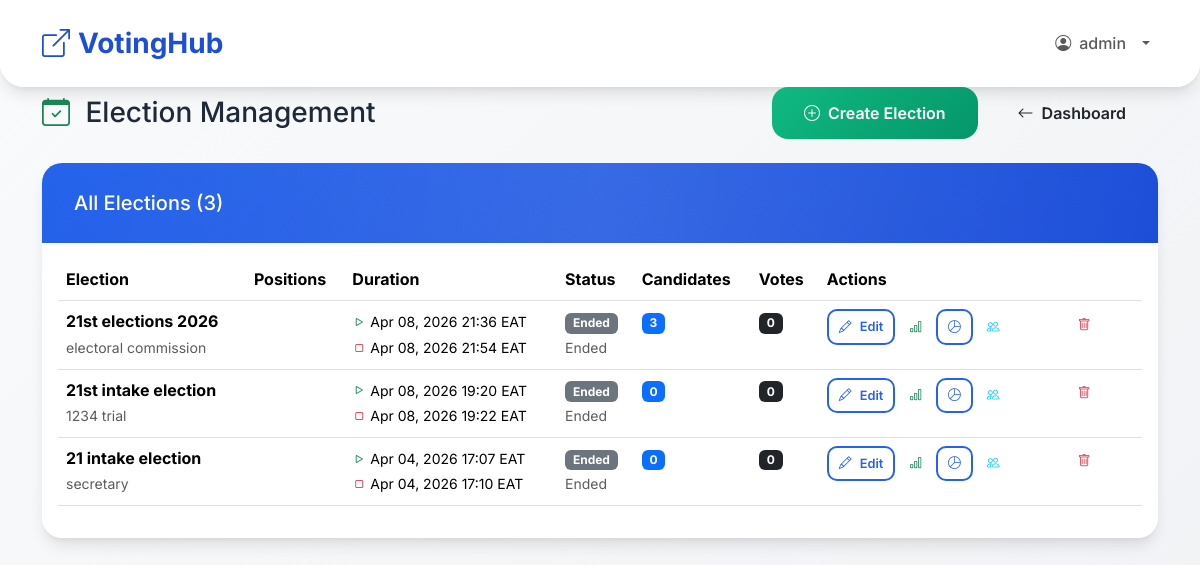
The page /polls/admin/elections/ (signed in) on the database as committed earlier.
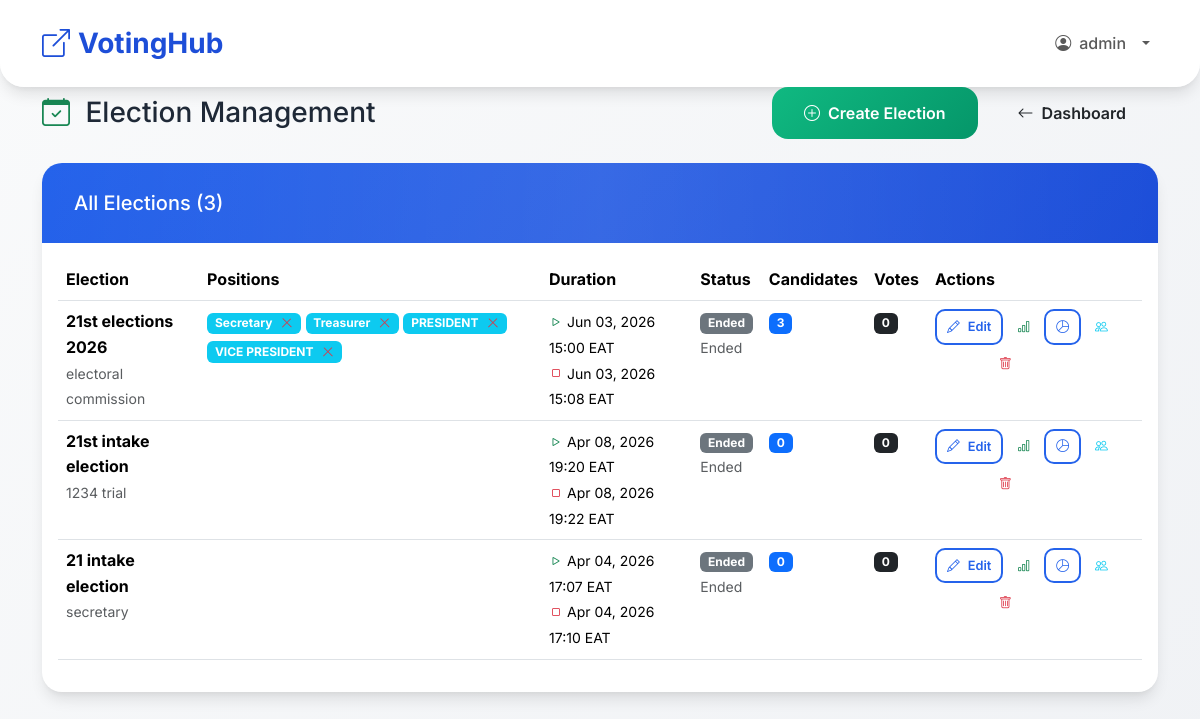
The same page on the database as committed later.
### polls/models.py (models this page shows, shortened)
class Election(models.Model):
    title = models.CharField(max_length=200)
    description = models.TextField(blank=True)
    positions = models.ManyToManyField(Position, through='ElectionPosition', related_name='elections')
    start_time = models.DateTimeField()
    end_time = models.DateTimeField()
    eligible_ranks = models.CharField(max_length=500, blank=True, help_text="Comma-separated ranks")
    eligible_stations = models.CharField(max_length=500, blank=True, help_text="Comma-separated stations")
    created_by = models.ForeignKey(PoliceUser, on_delete=models.CASCADE, related_name='created_elections')
    logo = models.ImageField(upload_to='election_logos/', blank=True, null=True)
    @property
    def status(self):
        now = timezone.now()
        if now < self.start_time:
            return 'UPCOMING'
        elif now > self.end_time:
            return 'ENDED'
        else:
            return 'ACTIVE'
    @property
    def time_remaining(self):
        now = timezone.now()
        if now < self.start_time:
            delta = self.start_time - now
            prefix = "Starts in"
        elif now <= self.end_time:
            delta = self.end_time - now
            prefix = "Closes in"
        else:
            return "Ended"
    class Meta:
        ordering = ['-start_time']

class Position(models.Model):
    name = models.CharField(max_length=100, unique=True)

### polls/views_admin.py (the view)
# urls.py: path('admin/elections/', views_admin.admin_elections, name='admin_elections'),
@login_required
@user_passes_test(is_admin)
def admin_elections(request):
    elections = Election.objects.all().prefetch_related('positions').order_by('-start_time')
    return render(request, 'polls/admin_elections.html', {
        'elections': elections,
        'now': timezone.now(),
        'positions': Position.objects.all(),
        'is_superadmin': request.user.role == 'SUPER_ADMIN'
    })

### polls/views_admin.py (called while the page is built)
def is_admin(user):
    return user.role in ['SUPER_ADMIN', 'ADMIN']

### templates/polls/admin_elections.html (shortened to what the changed rows need)
{% extends 'base.html' %}
{% block content %}
<div class="row justify-content-center">
    <div class="col-lg-12">
        <div class="d-flex flex-column flex-md-row justify-content-between align-items-start align-items-md-center mb-4 gap-3">
            <h1 class="h3 mb-0">
                <i class="bi bi-calendar-check me-2 text-success"></i>
                Election Management
            </h1>
        </div>
        <div class="card">
            <div class="card-body">
                {% if elections %}
                    <div class="d-none d-md-block table-responsive">
                        <table class="table table-hover">
                            <thead>
                                <tr>
                                    <th>Election</th>
                                    <th>Positions</th>
                                    <th>Duration</th>
                                    <th>Status</th>
                                    <th>Candidates</th>
                                    <th>Votes</th>
                                    <th>Actions</th>
                                </tr>
                            </thead>
                            <tbody>
                                {% for election in elections %}
                                <tr>
                                    <td>
                                        <strong>{{ election.title }}</strong>
                                        {% if election.description %}
                                            <br><small class="text-muted">{{ election.description|truncatewords:8 }}</small>
                                        {% endif %}
                                    </td>
                                    <td>
{% for pos in election.positions.all %}
                                            <span class="badge bg-info mb-1 d-inline-flex align-items-center">
                                                {{ pos.name }}
                                                {% if is_superadmin %}
                                                    <form method="post" action="{% url 'polls:delete_election_position' election.id pos.id %}" style="display:inline;" class="ms-1" onsubmit="return confirm('Remove {{ pos.name }} from {{ election.title }}?')">
                                                        <button type="submit" class="btn btn-sm btn-outline-danger ms-1 border-0 bg-transparent p-0" style="line-height:1;" title="Remove position">
                                                            <i class="bi bi-x-lg"></i>
                                                        </button>
                                                    </form>
                                                {% endif %}
                                            </span>
                                        {% endfor %}
                                    </td>
                                    <td>
                                        <small>
                                            <i class="bi bi-play text-success"></i> {{ election.start_time|date:"M d, Y H:i" }} EAT
                                            <br>
                                            <i class="bi bi-stop text-danger"></i> {{ election.end_time|date:"M d, Y H:i" }} EAT
                                        </small>
                                    </td>
                                    <td>
                                        {% if election.status == 'ACTIVE' %}
                                            <span class="badge bg-success">Active</span>
                                        {% elif election.status == 'UPCOMING' %}
                                            <span class="badge bg-warning">Upcoming</span>
                                        {% else %}
                                            <span class="badge bg-secondary">Ended</span>
                                        {% endif %}
                                        <br>
                                        <small class="text-muted">{{ election.time_remaining }}</small>
                                    </td>
                                    <td><span class="badge bg-primary">{{ election.candidates.count }}</span></td>
                                    <td><span class="badge bg-dark">{{ election.vote_set.count }}</span></td>
                                    <td>
                                        <div class="d-flex flex-wrap gap-1">
                                            {% if is_superadmin %}
                                            <a href="{% url 'polls:edit_election' election.id %}" class="btn btn-sm btn-outline-primary" title="Edit">
                                                <i class="bi bi-pencil"></i> Edit
                                            </a>
                                            {% endif %}
                                            <div class="d-flex flex-column flex-sm-row gap-1">
                                                <a href="{% url 'polls:results' election.id %}" class="btn btn-sm btn-outline-success" title="View Results">
                                                    <i class="bi bi-bar-chart"></i>
                                                </a>
                                                <a href="{% url 'polls:election_statistics' election.id %}" class="btn btn-sm btn-outline-primary" title="Statistics Pie Chart">
                                                    <i class="bi bi-pie-chart"></i>
                                                </a>
                                            </div>
                                            <a href="{% url 'polls:admin_election_voters' election.id %}" class="btn btn-sm btn-outline-info" title="Manage Voters">
                                                <i class="bi bi-people"></i>
                                            </a>
                                            <div class="dropdown">
                                    <button type="button" class="btn btn-sm btn-outline-dark dropdown-toggle text-white" data-bs-toggle="dropdown" aria-expanded="false">
                                        <i class="bi bi-download"></i>
                                    </button>
                                            </div>
                                            {% if is_superadmin %}
                                            <form method="post" action="{% url 'polls:delete_election' election.id %}" style="display:inline;" onsubmit="return confirm('Delete {{ election.title }}? This will also remove all associated candidates and votes.')">
                                                <button type="submit" class="btn btn-sm btn-outline-danger" title="Delete">
                                                    <i class="bi bi-trash"></i>
                                                </button>
                                            </form>
                                            {% endif %}
                                        </div>
                                    </td>
                                </tr>
                                {% endfor %}
                            </tbody>
                        </table>
                    </div>
                {% endif %}
            </div>
        </div>
    </div>
</div>
{% endblock %}

Rows that differ between the two databases and show on the page:
changed Election "electoral commission": gains Position (name "Secretary"); gains Position (name "Treasurer"); gains Position (name "PRESIDENT"); gains Position (name "VICE PRESIDENT"); start_time "Apr 08, 2026 21:36" → "Jun 03, 2026 15:00"; end_time "Apr 08, 2026 21:54" → "Jun 03, 2026 15:08"
